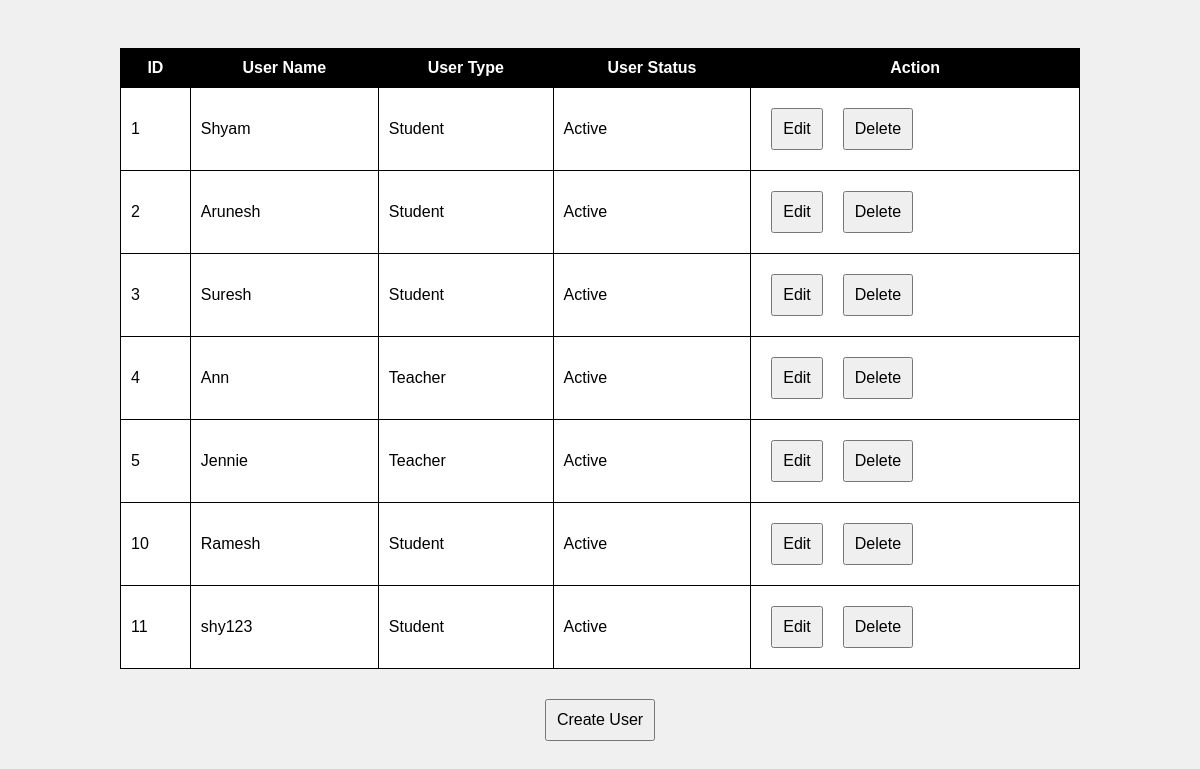
Page /admin/indexes/user_index.php on the earlier database version.
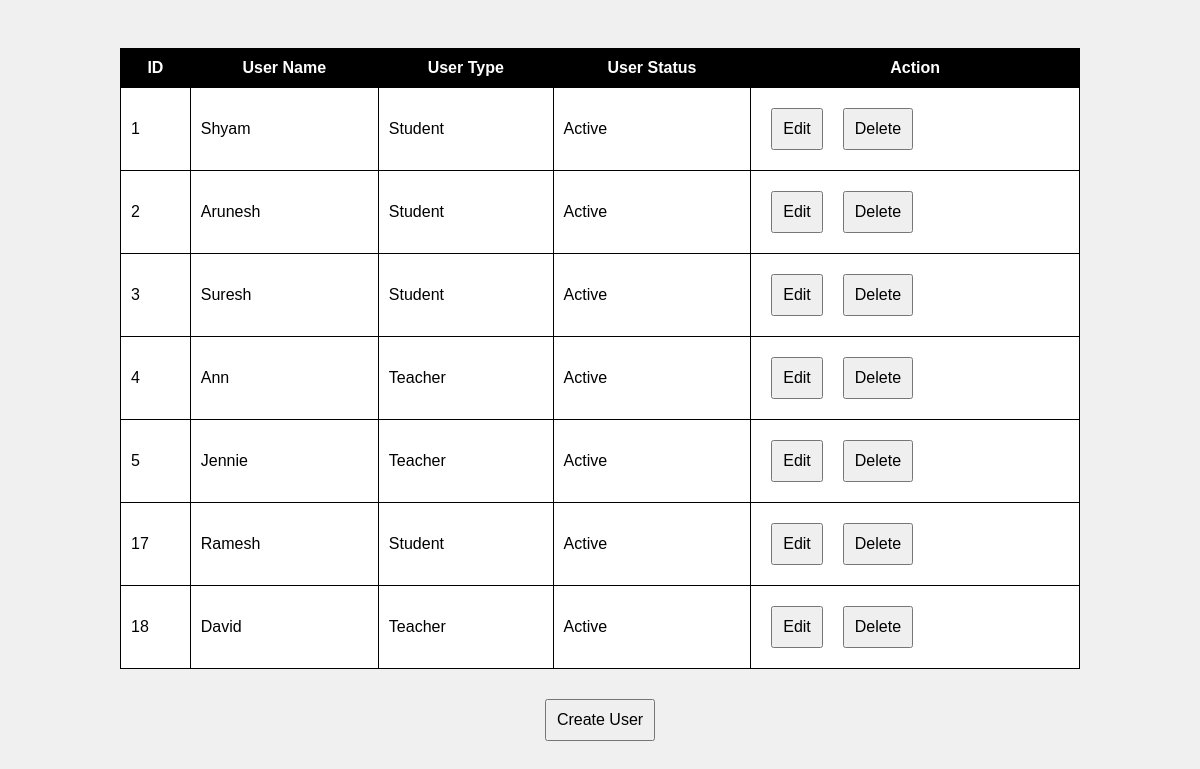
Same page on the later database version.
### tables this page shows
CREATE TABLE `users` (
  `user_id` int(11) NOT NULL,
  `user_name` varchar(255) NOT NULL,
  `user_password` varchar(255) NOT NULL,
  `user_type` enum('Student','Teacher','None') NOT NULL DEFAULT 'None',
  `user_status` enum('Active','Inactive') NOT NULL
);

### admin/indexes/user_index.php (the view, shortened to what this page needs)
<html>
<head>
</head>
<body>
<h2 id="responseMessageUser">&nbsp;</h2>
    <div id="updateTableContainerUser">
    <?php
    include("../db.php");
    $sql = "SELECT * FROM users";
    $result = $conn->query($sql);
    if ($result->num_rows > 0) {
        echo "<table>";
        echo "<tr><th>ID</th><th>User Name</th><th>User Type</th><th>User Status</th><th>Action</th></tr>";
        while ($row = $result->fetch_assoc()) {
            echo "<tr>";
            echo "<td>{$row['user_id']}</td>";
            echo "<td>{$row['user_name']}</td>";
            echo "<td>{$row['user_type']}</td>";
            echo "<td>{$row['user_status']}</td>";
            echo "<td>";
            echo "<button onclick=\"showFormUser('edit_mode_user', {$row['user_id']})\">Edit</button>";
            echo "<button onclick=\"showFormUser('delete_mode_user', {$row['user_id']})\">Delete</button>";
            echo "</td>";
            echo "</tr>";
        }
        echo "</table>";
    } else {
        echo "No Users found.";
    }
    ?>
</div>
<button onclick="showFormUser('create_mode_user', null)">Create User</button>
</body>
</html>

Differences in the rows shown:
removed users: user_id "10", user_name "Ramesh", user_type "Student", user_status "Active"
removed users: user_id "11", user_name "shy123", user_type "Student", user_status "Active"
added users: user_id "17", user_name "Ramesh", user_type "Student", user_status "Active"
added users: user_id "18", user_name "David", user_type "Teacher", user_status "Active"
